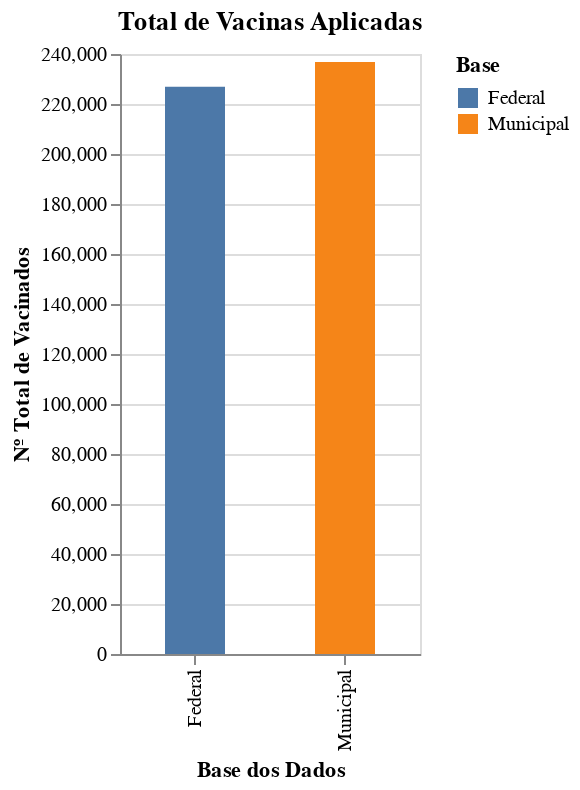

Source (notebook cell):
### Code cell
vacinadosTotal = pd.DataFrame({
    'base': ['Municipal', 'Federal'],
    'total': [dm_vacinadosTotal, df_vacinadosTotal]
})

alt.Chart(vacinadosTotal).mark_bar(size=30).encode(
    alt.X('base:N', title='Base dos Dados'),
    alt.Y('total:Q', title='Nº Total de Vacinados'),
    alt.Color('base:N', title='Base')
).properties(
    width=150,
    title='Total de Vacinas Aplicadas'
)

### Figure 1 — Vega-Lite specification as saved in the notebook (floating-point values rounded to 4 significant figures)
{"config": {"view": {"continuousWidth": 400, "continuousHeight": 300}}, "data": {"name": "data-d343283ecdc24cca0aaeccbe200062b6"}, "mark": {"type": "bar", "size": 30}, "encoding": {"color": {"type": "nominal", "field": "base", "title": "Base"}, "x": {"type": "nominal", "field": "base", "title": "Base dos Dados"}, "y": {"type": "quantitative", "field": "total", "title": "Nº Total de Vacinados"}}, "title": "Total de Vacinas Aplicadas", "width": 150, "$schema": "https://vega.github.io/schema/vega-lite/v4.8.1.json", "datasets": {"data-d343283ecdc24cca0aaeccbe200062b6": [{"base": "Municipal", "total": 236800.0}, {"base": "Federal", "total": 226900.0}]}}
